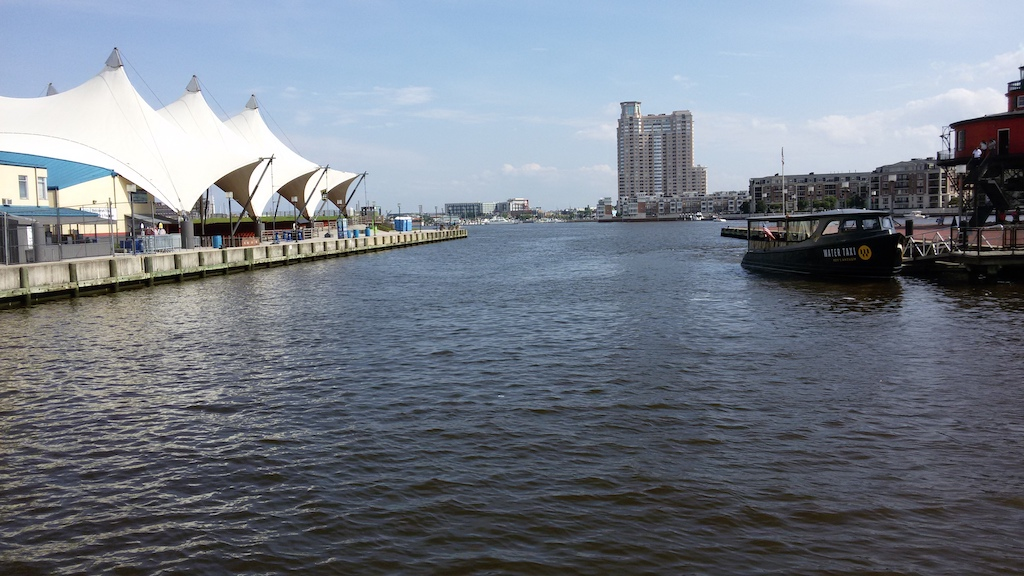
#> input picture ADIP_19CS10013_assginment4_additional/Baltimore_A1.jpg, 1024 x 576 px
$ python stereo_analysis.py
#> lines starting #> are read from the running program, lines starting #| are printed output that depends on the picture; long printed decimals are rounded
### ADIP_19CS10013_assginment4_additional/points.py
import cv2
import numpy as np

img1 = cv2.imread('Baltimore_A1.jpg', cv2.IMREAD_GRAYSCALE)
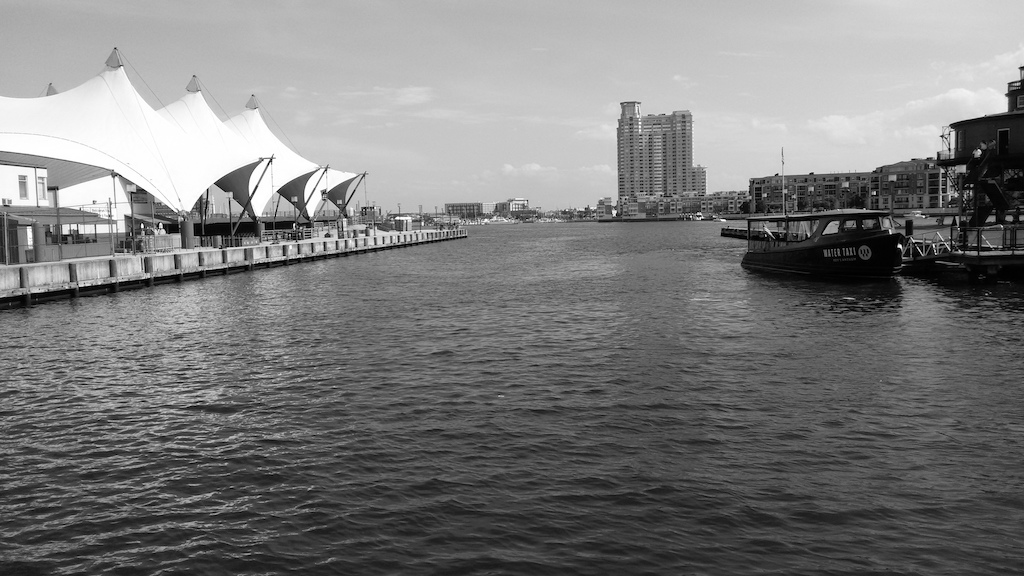
#> img1: shape (576, 1024); min 0, max 255, mean 123.3
img2 = cv2.imread('Baltimore_A2.jpg', cv2.IMREAD_GRAYSCALE)
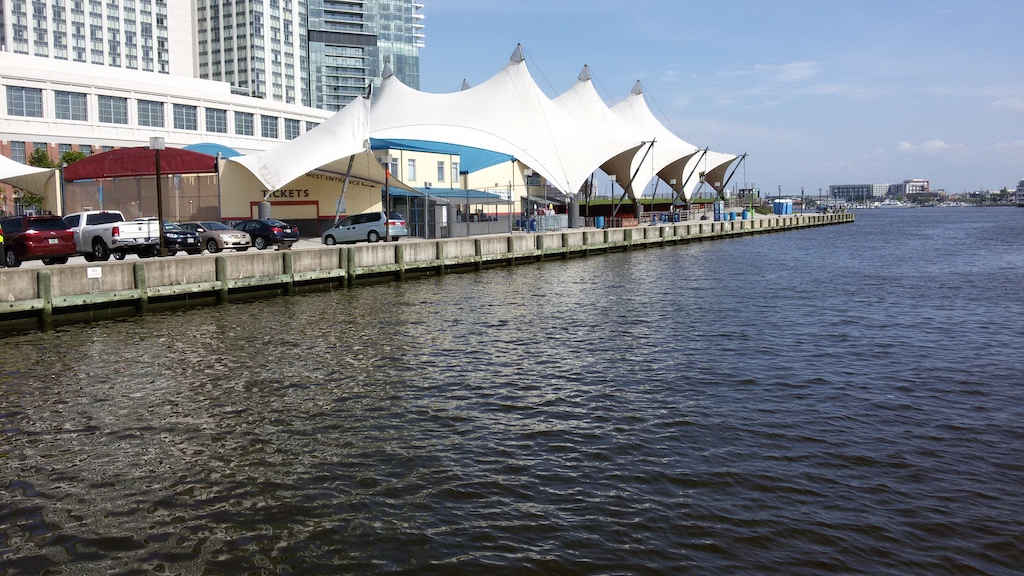
#> input picture ADIP_19CS10013_assginment4_additional/Baltimore_A2.jpg, 1024 x 576 px
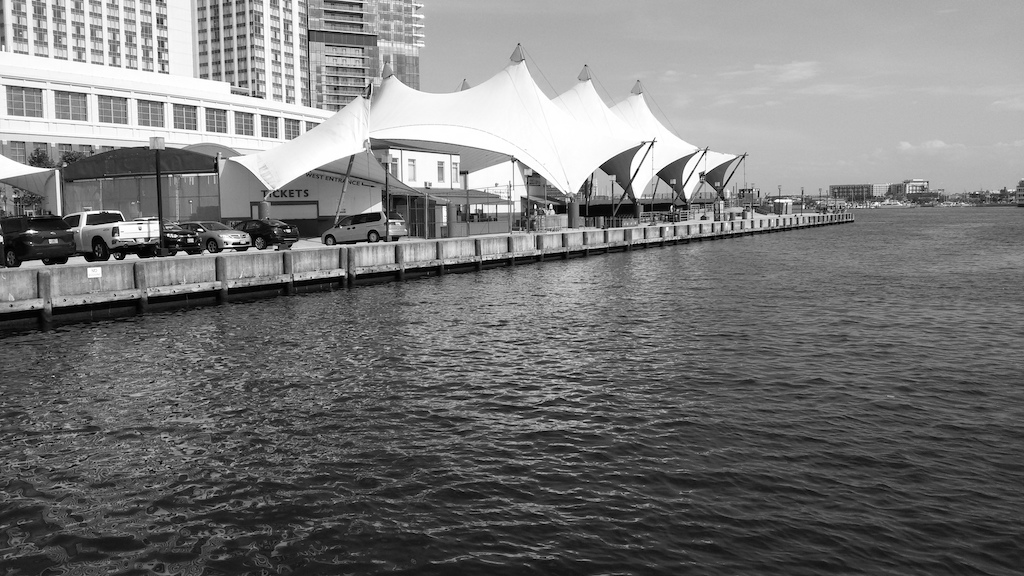
#> img2: shape (576, 1024); min 0, max 255, mean 118.7

orb = cv2.ORB_create()

kp1, des1 = orb.detectAndCompute(img1, None)
#> kp1 = 500 keypoints; strongest (x, y, size): (899, 245, 31), (898, 246, 37.2), (142, 225, 31), (161, 226, 37.2)
kp2, des2 = orb.detectAndCompute(img2, None)
#> kp2 = 500 keypoints; strongest (x, y, size): (199, 229, 31), (157, 222, 31), (472, 212, 31), (201, 230, 31)

bf = cv2.BFMatcher(cv2.NORM_HAMMING, crossCheck=True)

matches = bf.match(des1, des2)
#> matches = 194 matches

matches = sorted(matches, key = lambda x:x.distance)

img3 = cv2.drawMatches(img1, kp1, img2, kp2, matches[:10], None, flags=cv2.DrawMatchesFlags_NOT_DRAW_SINGLE_POINTS)
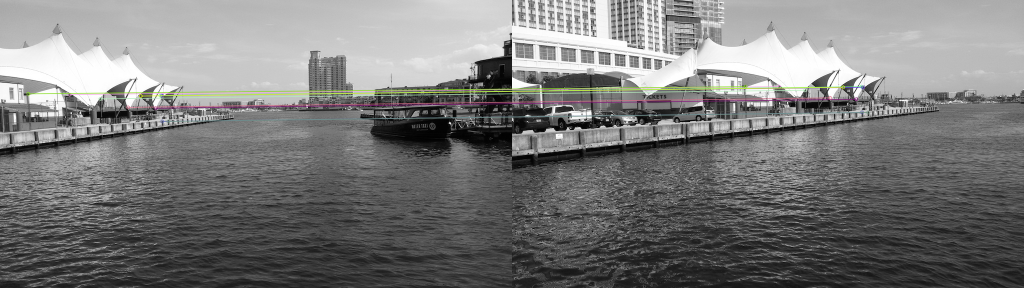
#> img3: shape (576, 2048, 3) (shown at 1/2 size); mean of channels 0, 1, 2 121.1, 121.6, 121.6; drawn as B, G, R

points1 = np.zeros((len(matches), 2), dtype=np.float32)
#> points1 = 194 pairs, first value 0 to 0, second value 0 to 0
points2 = np.zeros((len(matches), 2), dtype=np.float32)
#> points2 = 194 pairs, first value 0 to 0, second value 0 to 0

for i, match in enumerate(matches):
    points1[i, :] = kp1[match.queryIdx].pt
    points2[i, :] = kp2[match.trainIdx].pt
#> after the loop, points1 = 194 pairs, first value 47.52 to 978, second value 134 to 287; points2 = 194 pairs, first value 64 to 831, second value 48 to 277.9

# The following comment was used for debugging and the tester can use it to print matching points between two images
#print(points1)
#print(points2)

### ADIP_19CS10013_assginment4_additional/stereo_analysis.py
# stereo_analysis.py
import cv2
import numpy as np
from points import points1, points2  # Importing the points from points.py

def get_calibration_matrix(H, W):
    return np.array([
        [-H/2, 0, H/2],
        [0, W/2, W/2],
        [0, 0, 1]
    ])

def estimate_homography(pts1, pts2, H, W):
#> called with pts1 = array of shape (194, 2), pts2 = array of shape (194, 2), H = 576, W = 1024
    K = get_calibration_matrix(H, W)
    H_matrix, status = cv2.findHomography(pts1, pts2, method=cv2.RANSAC)
#> H_matrix = [[0.572, -0.0252, 430.4], [-0.0783, 0.871, 9.85], [-0.000411, 1.72e-05, 1]]; status = 194 values, max 1 at index 0, min 0 at index 55, mean 0.644
    return H_matrix

def estimate_rotation_matrix(H, K):
    K_inv = np.linalg.inv(K)
    R = K_inv.dot(H).dot(K)
    return R

def estimate_fundamental_matrix(pts1, pts2):
    F, mask = cv2.findFundamentalMat(pts1, pts2, cv2.FM_8POINT)
    return F


H = 576  # Height of the image
W = 1024  # Width of the image

H_matrix = estimate_homography(points1, points2, H, W)
K = get_calibration_matrix(H, W)
R = estimate_rotation_matrix(H_matrix, K)
#> in estimate_rotation_matrix, `R = K_inv.dot(H).dot(K)`: R = [[0.69, 0.0537, -1.13], [-0.0742, 0.862, -0.0442], [0.118, 0.00879, 0.891]]
F = estimate_fundamental_matrix(points1, points2)
#> in estimate_fundamental_matrix, `F, mask = cv2.findFundamentalMat(pts1, pts2, cv2.FM_8POINT)`: F = [[7.72e-08, 9.12e-07, -0.000227], [1.46e-06, 1.95e-05, -0.00488], [-0.000319, -0.004, 1]]; mask = 194 values from 1 to 1

print("Calibration Matrix K:")
print(K)
print("Homography Matrix H:")
print(H_matrix)
#| [[ 5.72133162e-01 -2.52466123e-02  4.30390760e+02]
#|  [-7.83407310e-02  8.71234714e-01  9.84575535e+00]
#|  [-4.10525958e-04  1.71613998e-05  1.00000000e+00]]
print("Rotation Matrix R:")
print(R)
#| [[ 0.6904  0.05367  -1.131 ]
#|  [-0.07416  0.8624 -0.04416]
#|  [ 0.1182  0.008787  0.8906]]
print("Fundamental Matrix F:")
print(F)
#| [[ 7.71881739e-08  9.11870382e-07 -2.27368581e-04]
#|  [ 1.45563949e-06  1.94882612e-05 -4.88493872e-03]
#|  [-3.18943213e-04 -4.00010421e-03  1.00000000e+00]]
